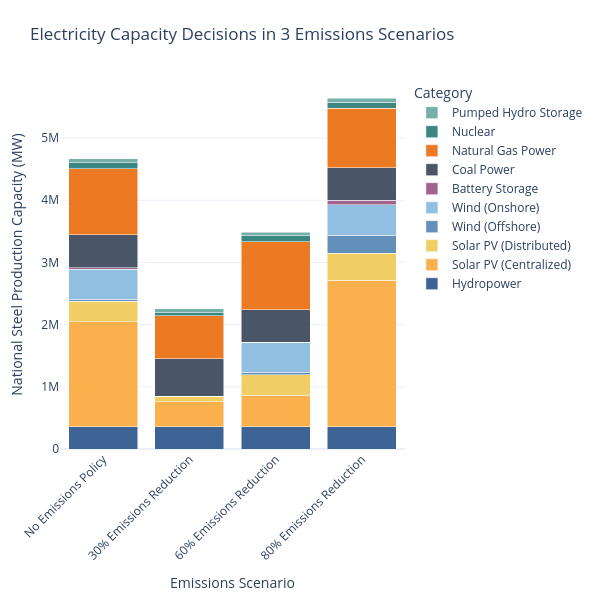

The notebook cell saved with this chart:
### Code cell
plot_stacked_bar(
    consolidate_capacity(elec_df).T,
    scenario_map=scenario_map,
    name_map=tech_name_map,
    color_map=custom_color_map,
    title_name = "Electricity Capacity Decisions in 3 Emissions Scenarios",
    xaxis_name="Emissions Scenario",
    yaxis_name="National Steel Production Capacity (MW)",
    width=600
)

### Figure 1 — Plotly figure (JSON) as saved in the notebook; plotly's stock layout.template omitted (floating-point values rounded to 4 significant figures)
{"data": [{"hovertemplate": "Category=Hydropower<br>Emissions Scenario=%{x}<br>National Steel Production Capacity (MW)=%{y}<extra></extra>", "legendgroup": "Hydropower", "marker": {"color": "#3e6496", "pattern": {"shape": ""}}, "name": "Hydropower", "orientation": "v", "showlegend": true, "textposition": "auto", "type": "bar", "x": ["No Emissions Policy", "30% Emissions Reduction", "60% Emissions Reduction", "80% Emissions Reduction"], "xaxis": "x", "y": [354200.0, 354200.0, 354200.0, 354200.0], "yaxis": "y"}, {"hovertemplate": "Category=Solar PV (Centralized)<br>Emissions Scenario=%{x}<br>National Steel Production Capacity (MW)=%{y}<extra></extra>", "legendgroup": "Solar PV (Centralized)", "marker": {"color": "#fbb04e", "pattern": {"shape": ""}}, "name": "Solar PV (Centralized)", "orientation": "v", "showlegend": true, "textposition": "auto", "type": "bar", "x": ["No Emissions Policy", "30% Emissions Reduction", "60% Emissions Reduction", "80% Emissions Reduction"], "xaxis": "x", "y": [1689000.0, 403800.0, 511000.0, 2359000.0], "yaxis": "y"}, {"hovertemplate": "Category=Solar PV (Distributed)<br>Emissions Scenario=%{x}<br>National Steel Production Capacity (MW)=%{y}<extra></extra>", "legendgroup": "Solar PV (Distributed)", "marker": {"color": "#f1ce63", "pattern": {"shape": ""}}, "name": "Solar PV (Distributed)", "orientation": "v", "showlegend": true, "textposition": "auto", "type": "bar", "x": ["No Emissions Policy", "30% Emissions Reduction", "60% Emissions Reduction", "80% Emissions Reduction"], "xaxis": "x", "y": [328600.0, 91500.0, 328600.0, 434000.0], "yaxis": "y"}, {"hovertemplate": "Category=Wind (Offshore)<br>Emissions Scenario=%{x}<br>National Steel Production Capacity (MW)=%{y}<extra></extra>", "legendgroup": "Wind (Offshore)", "marker": {"color": "#638fbb", "pattern": {"shape": ""}}, "name": "Wind (Offshore)", "orientation": "v", "showlegend": true, "textposition": "auto", "type": "bar", "x": ["No Emissions Policy", "30% Emissions Reduction", "60% Emissions Reduction", "80% Emissions Reduction"], "xaxis": "x", "y": [37700.0, 9.337, 37700.0, 289200.0], "yaxis": "y"}, {"hovertemplate": "Category=Wind (Onshore)<br>Emissions Scenario=%{x}<br>National Steel Production Capacity (MW)=%{y}<extra></extra>", "legendgroup": "Wind (Onshore)", "marker": {"color": "#90bfe2", "pattern": {"shape": ""}}, "name": "Wind (Onshore)", "orientation": "v", "showlegend": true, "textposition": "auto", "type": "bar", "x": ["No Emissions Policy", "30% Emissions Reduction", "60% Emissions Reduction", "80% Emissions Reduction"], "xaxis": "x", "y": [483000.0, 184.1, 483000.0, 486900.0], "yaxis": "y"}, {"hovertemplate": "Category=Battery Storage<br>Emissions Scenario=%{x}<br>National Steel Production Capacity (MW)=%{y}<extra></extra>", "legendgroup": "Battery Storage", "marker": {"color": "#9f6490", "pattern": {"shape": ""}}, "name": "Battery Storage", "orientation": "v", "showlegend": true, "textposition": "auto", "type": "bar", "x": ["No Emissions Policy", "30% Emissions Reduction", "60% Emissions Reduction", "80% Emissions Reduction"], "xaxis": "x", "y": [25220.0, 90.44, 1879.0, 73450.0], "yaxis": "y"}, {"hovertemplate": "Category=Coal Power<br>Emissions Scenario=%{x}<br>National Steel Production Capacity (MW)=%{y}<extra></extra>", "legendgroup": "Coal Power", "marker": {"color": "#4a5568", "pattern": {"shape": ""}}, "name": "Coal Power", "orientation": "v", "showlegend": true, "textposition": "auto", "type": "bar", "x": ["No Emissions Policy", "30% Emissions Reduction", "60% Emissions Reduction", "80% Emissions Reduction"], "xaxis": "x", "y": [524600.0, 598400.0, 524900.0, 524600.0], "yaxis": "y"}, {"hovertemplate": "Category=Natural Gas Power<br>Emissions Scenario=%{x}<br>National Steel Production Capacity (MW)=%{y}<extra></extra>", "legendgroup": "Natural Gas Power", "marker": {"color": "#eb7a23", "pattern": {"shape": ""}}, "name": "Natural Gas Power", "orientation": "v", "showlegend": true, "textposition": "auto", "type": "bar", "x": ["No Emissions Policy", "30% Emissions Reduction", "60% Emissions Reduction", "80% Emissions Reduction"], "xaxis": "x", "y": [1062000.0, 695400.0, 1087000.0, 954000.0], "yaxis": "y"}, {"hovertemplate": "Category=Nuclear<br>Emissions Scenario=%{x}<br>National Steel Production Capacity (MW)=%{y}<extra></extra>", "legendgroup": "Nuclear", "marker": {"color": "#3c8782", "pattern": {"shape": ""}}, "name": "Nuclear", "orientation": "v", "showlegend": true, "textposition": "auto", "type": "bar", "x": ["No Emissions Policy", "30% Emissions Reduction", "60% Emissions Reduction", "80% Emissions Reduction"], "xaxis": "x", "y": [100000.0, 49940.0, 99930.0, 100000.0], "yaxis": "y"}, {"hovertemplate": "Category=Pumped Hydro Storage<br>Emissions Scenario=%{x}<br>National Steel Production Capacity (MW)=%{y}<extra></extra>", "legendgroup": "Pumped Hydro Storage", "marker": {"color": "#75afa7", "pattern": {"shape": ""}}, "name": "Pumped Hydro Storage", "orientation": "v", "showlegend": true, "textposition": "auto", "type": "bar", "x": ["No Emissions Policy", "30% Emissions Reduction", "60% Emissions Reduction", "80% Emissions Reduction"], "xaxis": "x", "y": [60460.0, 60460.0, 60460.0, 60460.0], "yaxis": "y"}], "layout": {"barmode": "stack", "height": 600, "legend": {"title": {"text": "Category"}, "tracegroupgap": 0, "traceorder": "reversed"}, "margin": {"b": 80, "l": 60, "r": 60, "t": 80}, "title": {"text": "Electricity Capacity Decisions in 3 Emissions Scenarios"}, "width": 600, "xaxis": {"anchor": "y", "domain": [0, 1], "tickangle": -45, "title": {"text": "Emissions Scenario"}}, "yaxis": {"anchor": "x", "domain": [0, 1], "title": {"text": "National Steel Production Capacity (MW)"}}}}
